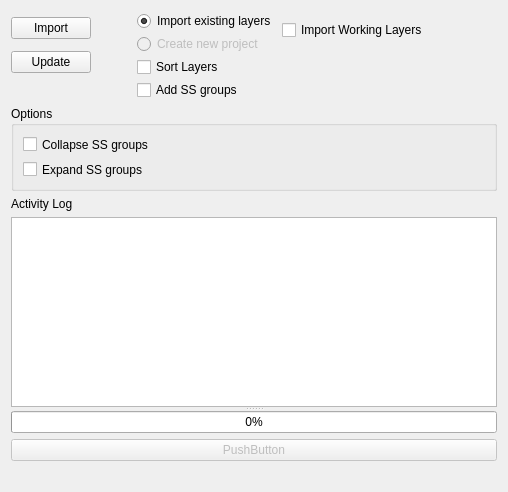
          <widget class="QWidget" name="ImportTab">
           <attribute name="title">
            <string>Import</string>
           </attribute>
           <layout class="QVBoxLayout" name="verticalLayout_27">
            <item>
             <widget class="QSplitter" name="splitter_3">
              <property name="orientation">
               <enum>Qt::Vertical</enum>
              </property>
              <widget class="QWidget" name="layoutWidget">
               <layout class="QVBoxLayout" name="verticalLayout_26">
                <item>
                 <layout class="QVBoxLayout" name="verticalLayout_25">
                  <item>
                   <layout class="QHBoxLayout" name="horizontalLayout_3">
                    <item>
                     <layout class="QVBoxLayout" name="verticalLayout_2">
                      <property name="sizeConstraint">
                       <enum>QLayout::SetFixedSize</enum>
                      </property>
                      <item>
                       <widget class="QPushButton" name="LI_importPushButton">
                        <property name="text">
                         <string>Import</string>
                        </property>
                       </widget>
                      </item>
                      <item>
                       <widget class="QPushButton" name="LI_updatePushButton">
                        <property name="text">
                         <string>Update</string>
                        </property>
                       </widget>
                      </item>
                      <item>
                       <spacer name="verticalSpacer_2">
                        <property name="orientation">
                         <enum>Qt::Vertical</enum>
                        </property>
                        <property name="sizeType">
                         <enum>QSizePolicy::Preferred</enum>
                        </property>
                        <property name="sizeHint" stdset="0">
                         <size>
                          <width>20</width>
                          <height>20</height>
                         </size>
                        </property>
                       </spacer>
                      </item>
                     </layout>
                    </item>
                    <item>
                     <spacer name="horizontalSpacer">
                      <property name="orientation">
                       <enum>Qt::Horizontal</enum>
                      </property>
                      <property name="sizeType">
                       <enum>QSizePolicy::Minimum</enum>
                      </property>
                      <property name="sizeHint" stdset="0">
                       <size>
                        <width>40</width>
                        <height>20</height>
                       </size>
                      </property>
                     </spacer>
                    </item>
                    <item>
                     <layout class="QVBoxLayout" name="verticalLayout">
                      <property name="spacing">
                       <number>3</number>
                      </property>
                      <property name="sizeConstraint">
                       <enum>QLayout::SetDefaultConstraint</enum>
                      </property>
                      <item>
                       <widget class="QRadioButton" name="LI_existingLayersRadioButton">
                        <property name="text">
                         <string>Import existing layers</string>
                        </property>
                        <property name="checked">
                         <bool>true</bool>
                        </property>
                       </widget>
                      </item>
                      <item>
                       <widget class="QRadioButton" name="radioButton_2">
                        <property name="enabled">
                         <bool>false</bool>
                        </property>
                        <property name="text">
                         <string>Create new project</string>
                        </property>
                       </widget>
                      </item>
                      <item>
                       <widget class="QCheckBox" name="LI_SortLayerCheckbox">
                        <property name="enabled">
                         <bool>true</bool>
                        </property>
                        <property name="text">
                         <string>Sort Layers</string>
                        </property>
                        <property name="checked">
                         <bool>false</bool>
                        </property>
                       </widget>
                      </item>
                      <item>
                       <widget class="QCheckBox" name="LI_AddSSGroupCheckbox">
                        <property name="enabled">
                         <bool>true</bool>
                        </property>
                        <property name="text">
                         <string>Add SS groups</string>
                        </property>
                       </widget>
                      </item>
                     </layout>
                    </item>
                    <item>
                     <layout class="QVBoxLayout" name="verticalLayout_28">
                      <property name="rightMargin">
                       <number>29</number>
                      </property>
                      <item>
                       <widget class="QCheckBox" name="LI_ImportWorkingLayers">
                        <property name="toolTip">
                         <string>&lt;html&gt;&lt;head/&gt;&lt;body&gt;&lt;p&gt;Will import any layers with the format:&lt;/p&gt;&lt;p&gt;...vxx-xx Working&lt;/p&gt;&lt;p&gt;...vxx-xx working&lt;/p&gt;&lt;/body&gt;&lt;/html&gt;</string>
                        </property>
                        <property name="text">
                         <string>Import Working Layers</string>
                        </property>
                       </widget>
                      </item>
                      <item>
                       <spacer name="verticalSpacer">
                        <property name="orientation">
                         <enum>Qt::Vertical</enum>
                        </property>
                        <property name="sizeType">
                         <enum>QSizePolicy::Maximum</enum>
                        </property>
                        <property name="sizeHint" stdset="0">
                         <size>
                          <width>20</width>
                          <height>50</height>
                         </size>
                        </property>
                       </spacer>
                      </item>
                     </layout>
                    </item>
                    <item>
                     <spacer name="horizontalSpacer_2">
                      <property name="orientation">
                       <enum>Qt::Horizontal</enum>
                      </property>
                      <property name="sizeHint" stdset="0">
                       <size>
                        <width>40</width>
                        <height>20</height>
                       </size>
                      </property>
                     </spacer>
                    </item>
                   </layout>
                  </item>
                  <item>
                   <widget class="QGroupBox" name="groupBox">
                    <property name="enabled">
                     <bool>true</bool>
                    </property>
                    <property name="sizePolicy">
                     <sizepolicy hsizetype="Minimum" vsizetype="Minimum">
                      <horstretch>0</horstretch>
                      <verstretch>0</verstretch>
                     </sizepolicy>
                    </property>
                    <property name="minimumSize">
                     <size>
                      <width>0</width>
                      <height>34</height>
                     </size>
                    </property>
                    <property name="maximumSize">
                     <size>
                      <width>16777215</width>
                      <height>152</height>
                     </size>
                    </property>
                    <property name="layoutDirection">
                     <enum>Qt::LeftToRight</enum>
                    </property>
                    <property name="title">
                     <string>Options</string>
                    </property>
                    <property name="alignment">
                     <set>Qt::AlignLeading|Qt::AlignLeft|Qt::AlignTop</set>
                    </property>
                    <property name="flat">
                     <bool>false</bool>
                    </property>
                    <property name="checkable">
                     <bool>false</bool>
                    </property>
                    <layout class="QVBoxLayout" name="verticalLayout_5">
                     <item>
                      <widget class="QCheckBox" name="LI_collapseSSCheckBox">
                       <property name="text">
                        <string>Collapse SS groups</string>
                       </property>
                      </widget>
                     </item>
                     <item>
                      <widget class="QCheckBox" name="LI_expandSSCheckBox">
                       <property name="text">
                        <string>Expand SS groups</string>
                       </property>
                      </widget>
                     </item>
                    </layout>
                   </widget>
                  </item>
                 </layout>
                </item>
                <item>
                 <layout class="QVBoxLayout" name="verticalLayout_3">
                  <item>
                   <widget class="QLabel" name="label">
                    <property name="text">
                     <string>Activity Log</string>
                    </property>
                   </widget>
                  </item>
                  <item>
                   <widget class="QPlainTextEdit" name="plainTextEdit">
                    <property name="sizePolicy">
                     <sizepolicy hsizetype="Expanding" vsizetype="Expanding">
                      <horstretch>0</horstretch>
                      <verstretch>0</verstretch>
                     </sizepolicy>
                    </property>
                    <property name="minimumSize">
                     <size>
                      <width>3</width>
                      <height>2</height>
                     </size>
                    </property>
                    <property name="layoutDirection">
                     <enum>Qt::LeftToRight</enum>
                    </property>
                    <property name="autoFillBackground">
                     <bool>false</bool>
                    </property>
                    <property name="frameShape">
                     <enum>QFrame::StyledPanel</enum>
                    </property>
                    <property name="frameShadow">
                     <enum>QFrame::Plain</enum>
                    </property>
                    <property name="lineWidth">
                     <number>1</number>
                    </property>
                    <property name="readOnly">
                     <bool>true</bool>
                    </property>
                   </widget>
                  </item>
                 </layout>
                </item>
               </layout>
              </widget>
              <widget class="QWidget" name="layoutWidget">
               <layout class="QVBoxLayout" name="verticalLayout_23">
                <item>
                 <widget class="QProgressBar" name="progressBar">
                  <property name="value">
                   <number>0</number>
                  </property>
                 </widget>
                </item>
                <item>
                 <widget class="QPushButton" name="pushButton_7">
                  <property name="enabled">
                   <bool>false</bool>
                  </property>
                  <property name="text">
                   <string>PushButton</string>
                  </property>
                 </widget>
                </item>
                <item>
                 <widget class="QLabel" name="label_2">
                  <property name="enabled">
                   <bool>true</bool>
                  </property>
                  <property name="text">
                   <string/>
                  </property>
                 </widget>
                </item>
               </layout>
              </widget>
             </widget>
            </item>
           </layout>
          </widget>
